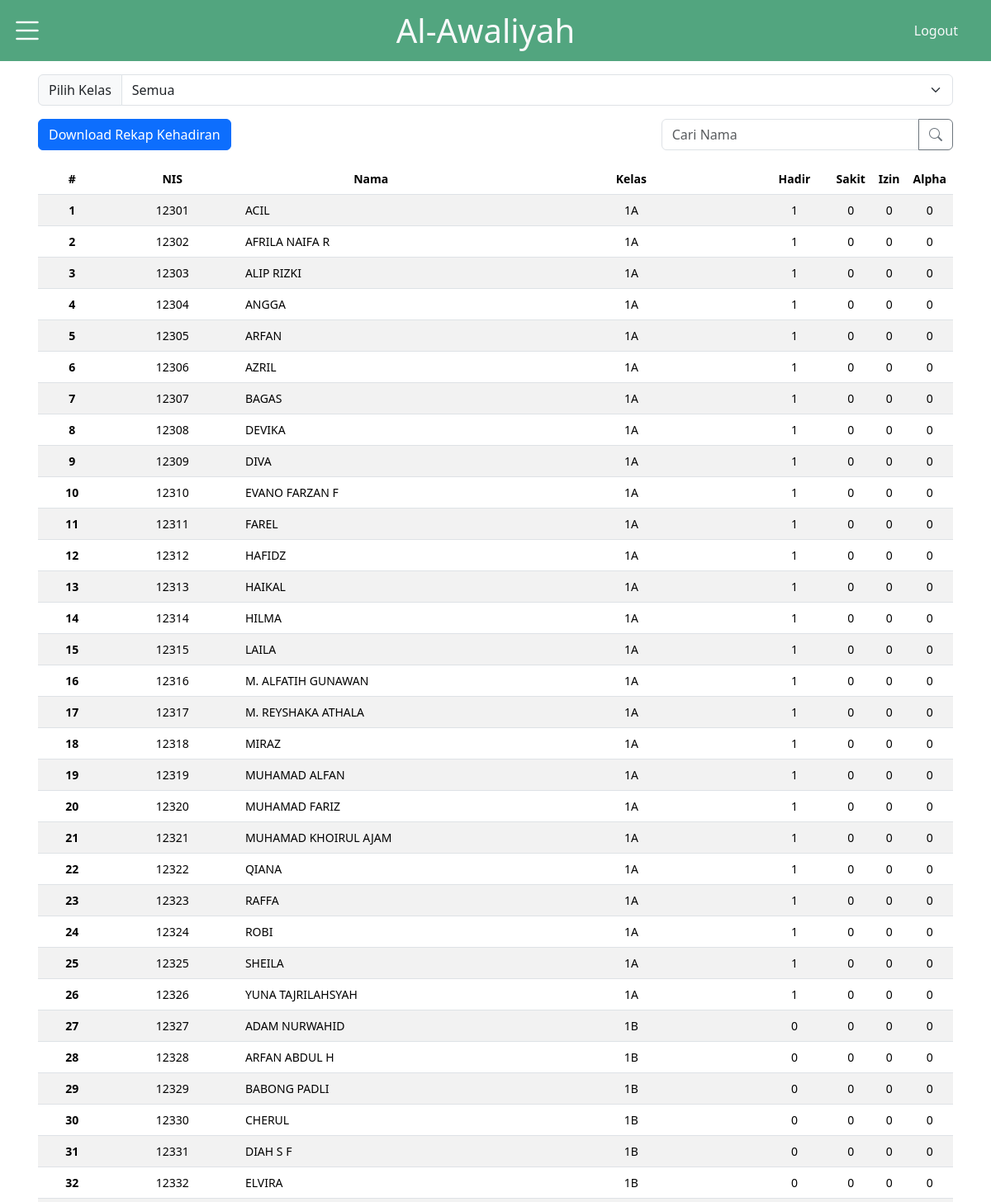
Page /recycle/rekapKehadiran.php (signed in, upper part) on the earlier database version.
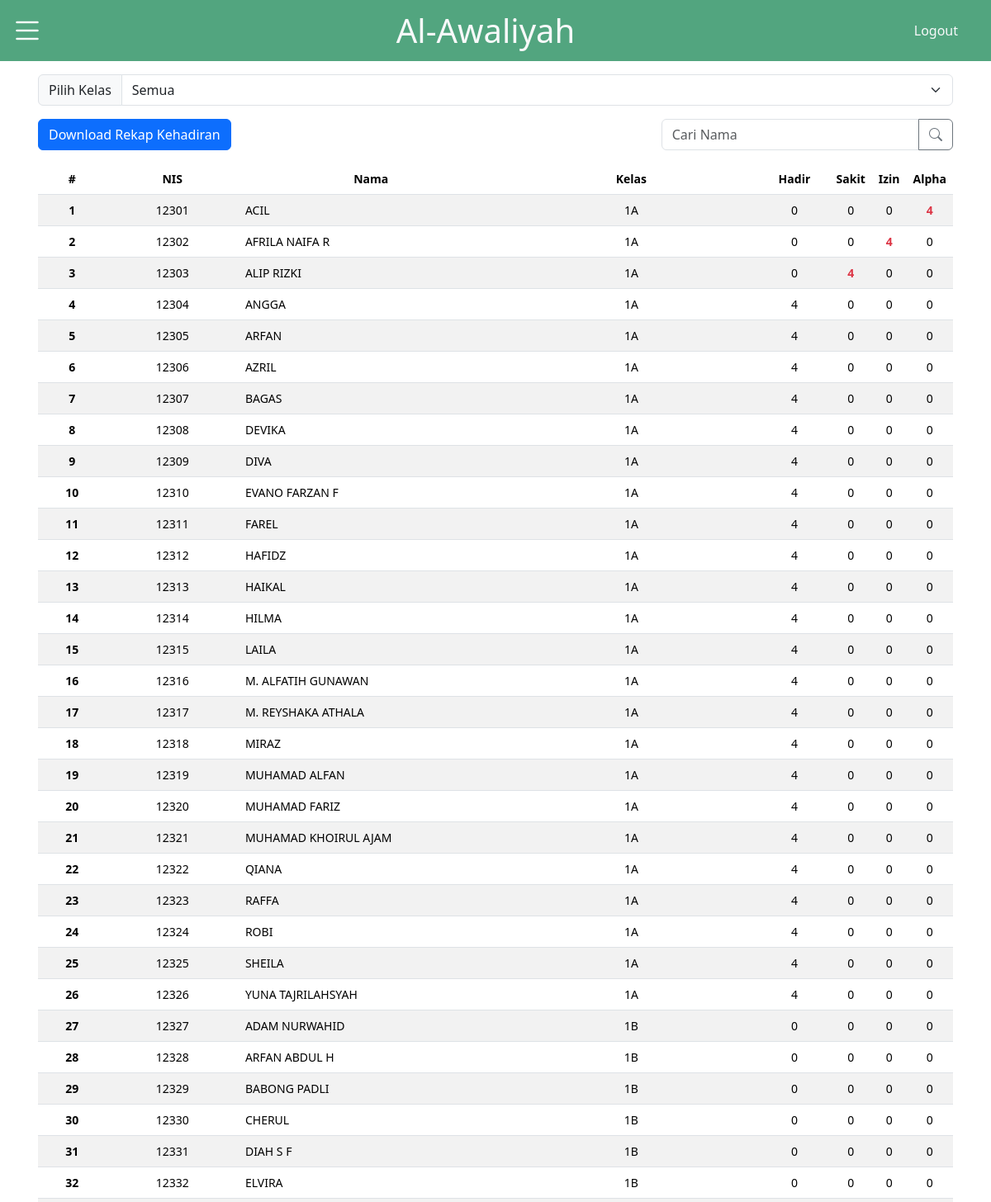
Same page on the later database version.
### tables this page shows
CREATE TABLE `siswa` (
  `nis` varchar(15) NOT NULL,
  `nama` varchar(255) DEFAULT NULL,
  `id_kelas` int(11) DEFAULT NULL,
  `status` enum('aktif','tidak_aktif') NOT NULL
);

CREATE TABLE `kelas` (
  `id_kelas` int(11) NOT NULL,
  `nama_kelas` varchar(50) DEFAULT NULL
);

### recycle/rekapKehadiran.php (the view, shortened to what this page needs)
<!DOCTYPE html>
<html lang="en">
<head>
    <link href="https://cdn.jsdelivr.net/npm/bootstrap@5.3.2/dist/css/bootstrap.min.css" rel="stylesheet">
    <link rel="stylesheet" href="https://cdn.jsdelivr.net/npm/bootstrap-icons@1.11.2/font/bootstrap-icons.min.css">
    <link rel="stylesheet" href="../css/style.css">
</head>
<body>
    <nav>
        <div class="topnav bg-success bg-opacity-75">
            <div class="row w-100">
                <div class="col col-2">
                    <div class="burger">
                        <a class="btn btn-link" data-bs-toggle="offcanvas" href="#offcanvas" role="button">
                            <i class="bi bi-list text-white fs-1"></i>
                        </a>
                    </div>
                </div>
                <div class="col d-flex justify-content-center align-items-center">
                    <h1 class="text-light m-2">Al-Awaliyah</h1>
                </div>
                <div class="col col-2 d-flex justify-content-end align-items-center">
                    <a class="link-offset-2 link-offset-3-hover link-underline link-underline-opacity-0 link-underline-opacity-75-hover text-light me-3 " href="../action/logout.php">Logout</a>
                </div>
            </div>
        </div>
    </nav>
    <div class="container p-3">
      <div class="input-group mb-3">
        <label class="input-group-text" for="inputGroupSelect01">Pilih Kelas</label>
        <select class="form-select" id="inputGroupSelect01" name="kelas">
            <option value="all" selected>Semua</option>
        </select>
      </div>
      <div class="row">
        <div class="col">
          <a href="../action/sheetAll.php">
              <button class="btn btn-primary">Download Rekap Kehadiran</button>
          </a>
        </div>
        <div class="col col-4 ms-auto">
          <div class="input-group mb-3">
            <input id="search" type="text" class="form-control" placeholder="Cari Nama" aria-label="Recipient's username" aria-describedby="button-addon2">
            <button class="btn btn-outline-secondary" type="button" id="button-addon2">
              <i class="bi bi-search"></i>
            </button>
          </div>
        </div>
      </div>
      <table class="table table-striped m-0 align-items-center" style="font-size: 10.5pt;">
        <thead class="text-center">
        <tr>
            <th class="col-1" scope="col">#</th>
            <th class="col-2" scope="col">NIS</th>
            <th class="col-4" scope="col">Nama</th>
            <th class="col-4" scope="col">Kelas</th>
            <th class="col-1" scope="col">Hadir</th>
            <th class="col-1" scope="col">Sakit</th>
            <th class="col-1" scope="col">Izin</th>
            <th class="col-1" scope="col">Alpha</th>
          </tr>
        </thead>
        <tbody id="data-table-body">
            <?php
            include "../action/koneksi.php";
            $no = 1;
            $data = mysqli_query($koneksi, "SELECT siswa.nis, siswa.nama, kelas.nama_kelas,
            SUM(CASE WHEN presensi.status_presensi = 'H' THEN 1 ELSE 0 END) as hadir,
            SUM(CASE WHEN presensi.status_presensi = 'S' THEN 1 ELSE 0 END) as sakit,
            SUM(CASE WHEN presensi.status_presensi = 'I' THEN 1 ELSE 0 END) as izin,
            SUM(CASE WHEN presensi.status_presensi = 'A' THEN 1 ELSE 0 END) as alpha
            FROM siswa
            LEFT JOIN presensi ON siswa.nis = presensi.nis
            LEFT JOIN kelas ON siswa.id_kelas = kelas.id_kelas
            GROUP BY siswa.nis");
            while($d = mysqli_fetch_array($data)){
                echo "<tr>";
                echo "<th class='text-center' scope='row'>" . $no++ . "</th>";
                echo "<td class='text-center'>" . $d["nis"] . "</td>";
                echo "<td class='text-start'>" . $d["nama"] . "</td>";
                echo "<td class='text-center'>" . $d["nama_kelas"] . "</td>";
                $sakitColor = ($d['sakit'] > 3) ? 'text-danger fw-bold' : '';
                $izinColor = ($d['izin'] > 3) ? 'text-danger fw-bold' : '';
                $alphaColor = ($d['alpha'] > 3) ? 'text-danger fw-bold' : '';
                echo "<td class='text-center'>" . $d["hadir"] . "</td>";
                echo "<td class='text-center $sakitColor'>" . $d["sakit"] . "</td>";
                echo "<td class='text-center $izinColor'>" . $d["izin"] . "</td>";
                echo "<td class='text-center $alphaColor'>" . $d["alpha"] . "</td>";
                echo "</tr>";
            }
            ?>
        </tbody>
      </table>
    </div>
</body>
</html>

Differences in the rows shown:
changed siswa "ACIL": hadir "1" → "0"; alpha "0" → "4"
changed siswa "AFRILA NAIFA R": hadir "1" → "0"; izin "0" → "4"
changed siswa "ALIP RIZKI": hadir "1" → "0"; sakit "0" → "4"
changed siswa "ANGGA": hadir "1" → "4"
changed siswa "ARFAN": hadir "1" → "4"
changed siswa "AZRIL": hadir "1" → "4"
changed siswa "BAGAS": hadir "1" → "4"
changed siswa "DEVIKA": hadir "1" → "4"
changed siswa "DIVA": hadir "1" → "4"
changed siswa "EVANO FARZAN F": hadir "1" → "4"
changed siswa "FAREL": hadir "1" → "4"
changed siswa "HAFIDZ": hadir "1" → "4"
changed siswa "HAIKAL": hadir "1" → "4"
changed siswa "HILMA": hadir "1" → "4"
changed siswa "LAILA": hadir "1" → "4"
changed siswa "M. ALFATIH GUNAWAN": hadir "1" → "4"
changed siswa "M. REYSHAKA ATHALA": hadir "1" → "4"
changed siswa "MIRAZ": hadir "1" → "4"
changed siswa "MUHAMAD ALFAN": hadir "1" → "4"
changed siswa "MUHAMAD FARIZ": hadir "1" → "4"
changed siswa "MUHAMAD KHOIRUL AJAM": hadir "1" → "4"
changed siswa "QIANA": hadir "1" → "4"
changed siswa "RAFFA": hadir "1" → "4"
changed siswa "ROBI": hadir "1" → "4"
changed siswa "SHEILA": hadir "1" → "4"
changed siswa "YUNA TAJRILAHSYAH": hadir "1" → "4"
